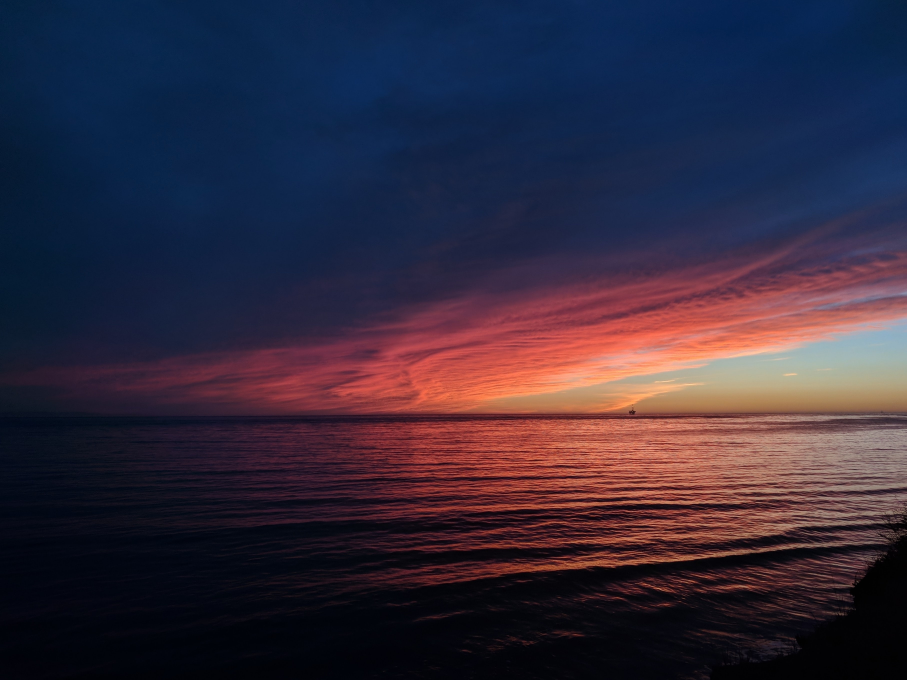
#> input picture picture1.jpg, 3627 x 2720 px (shown at 1/4 size)
$ jupyter execute 'Image Processing and Analysis using Machine Learning-Copy1.ipynb'   (shell and % lines are left out)
#> lines starting #> are read from the running program, lines starting #| are printed output that depends on the picture
#> further down, image is the input picture: shape (2720, 3627, 3); mean B, G, R 60, 42.3, 50.9
[cell 1]
from sklearn.cluster import KMeans
import matplotlib.pyplot as plt
import pandas as pd
import numpy as np
import cv2
from collections import Counter
from skimage.color import rgb2lab, deltaE_cie76

Importing libraries

[cell 2]
def RGB2HEX(color):
    return "#{:02x}{:02x}{:02x}".format(int(color[0]), int(color[1]), int(color[2]))

Function to convert the colours from RGB format to HEX colour codes

[cell 3]
def get_image(image_path):
    image = cv2.imread(image_path)
    image = cv2.cvtColor(image, cv2.COLOR_BGR2RGB)
    return image

Function to read an image and convert it from BGR to RGB format.
By default when we read an image the colour format is BGR and hence does not match with the original image. That's why we need to convert it to RGB format.

[cell 4]
def get_colors(image, number_of_colors, show_chart):

#> called with number_of_colors = 5, show_chart = True
    modified_image = cv2.resize(image, (600, 400), interpolation = cv2.INTER_AREA)
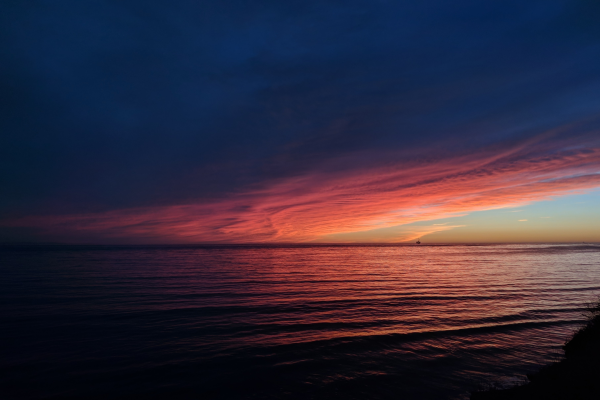
#> modified_image: shape (400, 600, 3); mean R, G, B 50.9, 42.4, 60
    modified_image = modified_image.reshape(modified_image.shape[0]*modified_image.shape[1], 3)
    df = pd.DataFrame(modified_image, columns = ['Red','Green','Blue'])
#> df = table of 240000 rows and 3 columns
    print(df)
#> (printed output is left out)

    clf = KMeans(n_clusters = number_of_colors)
    labels = clf.fit_predict(modified_image)

    counts = Counter(labels)
#> counts = {3: 107767, 2: 29898, 0: 24449, 4: 14710, 1: 63176}
    # sort to ensure correct color percentage
    counts = dict(sorted(counts.items()))
#> counts = {0: 24449, 1: 63176, 2: 29898, 3: 107767, 4: 14710}

    center_colors = clf.cluster_centers_

    ordered_colors = [center_colors[i] for i in counts.keys()]
#> ordered_colors = [[169.2, 84.88, 76.67], [10.96, 9.3, 18.21], [88.2, 44.19, 56.5], [17.6, 37.03, 72.55], [194.5, 149.3, 127.5]]
    hex_colors = [RGB2HEX(ordered_colors[i]) for i in counts.keys()]
#> hex_colors = ['#a9544c', '#0a0912', '#582c38', '#112548', '#c2957f']
    rgb_colors = [ordered_colors[i] for i in counts.keys()]
#> rgb_colors has the same summary as ordered_colors

    # We get ordered colors by iterating through the keys

    if (show_chart):
        plt.figure(figsize = (8, 6))
        plt.pie(counts.values(), labels = hex_colors, colors = hex_colors)

    return rgb_colors

In the above function, we first resize the image from (3627, 2720) to (600, 400)
Resizing an image needs a way to calculate pixel values for the new image from the original one. For this we use an interpolation process called - INTER_AREA
INTER_AREA is resampling using pixel area relation. It may be a preferred method for image decimation (downsampling) as it gives more free results.

We then reshape the image in terms of the number of pixels and the RGB combination of each pixel.
Hence if we display the image as a dataframe, we get 240000 rows and 3 columns.

We then use KMeans algorithm to find different clusters. Each cluster has its own data points with almost similar colours. The clusters are predicted and stored in the variable labels, which are then sorted and stored in the variable counts.

We get ordered_colours by iterating through the keys.

[cell 5]
image = cv2.imread('picture1.jpg')


image = cv2.cvtColor(image, cv2.COLOR_BGR2RGB)
plt.imshow(image)

get_colors(get_image('picture1.jpg'), 5, True)
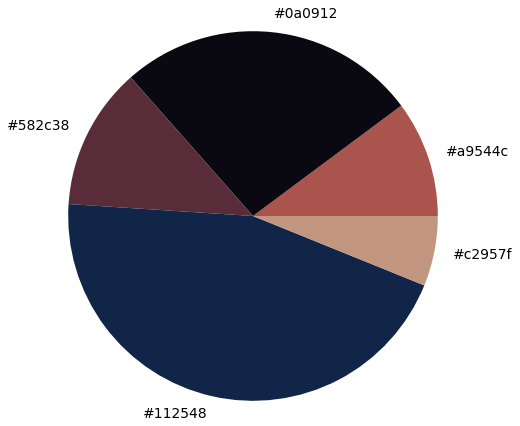
#> figure drawn by matplotlib, 1 panel
